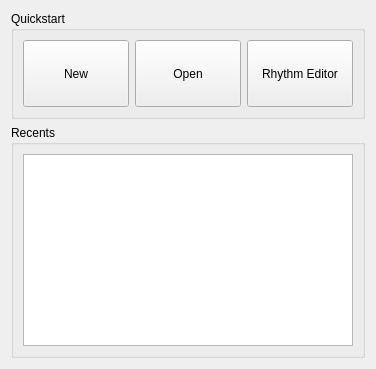
<?xml version="1.0" encoding="UTF-8"?>
<ui version="4.0">
 <class>QuickstartMenu</class>
 <widget class="QWidget" name="QuickstartMenu">
  <property name="windowModality">
   <enum>Qt::ApplicationModal</enum>
  </property>
  <property name="geometry">
   <rect>
    <x>0</x>
    <y>0</y>
    <width>376</width>
    <height>369</height>
   </rect>
  </property>
  <property name="sizePolicy">
   <sizepolicy hsizetype="Fixed" vsizetype="Fixed">
    <horstretch>0</horstretch>
    <verstretch>0</verstretch>
   </sizepolicy>
  </property>
  <property name="windowTitle">
   <string>Form</string>
  </property>
  <layout class="QVBoxLayout" name="verticalLayout">
   <item>
    <widget class="QGroupBox" name="quickstartGroupbox">
     <property name="title">
      <string>Quickstart</string>
     </property>
     <layout class="QHBoxLayout" name="horizontalLayout">
      <item>
       <widget class="QToolButton" name="new_project_button">
        <property name="sizePolicy">
         <sizepolicy hsizetype="MinimumExpanding" vsizetype="MinimumExpanding">
          <horstretch>0</horstretch>
          <verstretch>0</verstretch>
         </sizepolicy>
        </property>
        <property name="text">
         <string>New</string>
        </property>
        <property name="icon">
         <iconset resource="resources.qrc">
          <normaloff>:/general/add</normaloff>:/general/add</iconset>
        </property>
        <property name="iconSize">
         <size>
          <width>64</width>
          <height>64</height>
         </size>
        </property>
        <property name="toolButtonStyle">
         <enum>Qt::ToolButtonTextUnderIcon</enum>
        </property>
       </widget>
      </item>
      <item>
       <widget class="QToolButton" name="open_project_button">
        <property name="sizePolicy">
         <sizepolicy hsizetype="MinimumExpanding" vsizetype="MinimumExpanding">
          <horstretch>0</horstretch>
          <verstretch>0</verstretch>
         </sizepolicy>
        </property>
        <property name="text">
         <string>Open</string>
        </property>
        <property name="icon">
         <iconset resource="resources.qrc">
          <normaloff>:/folder/not_filled</normaloff>:/folder/not_filled</iconset>
        </property>
        <property name="iconSize">
         <size>
          <width>64</width>
          <height>64</height>
         </size>
        </property>
        <property name="toolButtonStyle">
         <enum>Qt::ToolButtonTextUnderIcon</enum>
        </property>
       </widget>
      </item>
      <item>
       <widget class="QToolButton" name="rhythm_editor_button">
        <property name="enabled">
         <bool>true</bool>
        </property>
        <property name="sizePolicy">
         <sizepolicy hsizetype="MinimumExpanding" vsizetype="MinimumExpanding">
          <horstretch>0</horstretch>
          <verstretch>0</verstretch>
         </sizepolicy>
        </property>
        <property name="text">
         <string>Rhythm Editor</string>
        </property>
        <property name="icon">
         <iconset resource="resources.qrc">
          <normaloff>:/table_edit/not_filled</normaloff>:/table_edit/not_filled</iconset>
        </property>
        <property name="iconSize">
         <size>
          <width>64</width>
          <height>64</height>
         </size>
        </property>
        <property name="toolButtonStyle">
         <enum>Qt::ToolButtonTextUnderIcon</enum>
        </property>
       </widget>
      </item>
     </layout>
    </widget>
   </item>
   <item>
    <widget class="QGroupBox" name="recentsGroupbox">
     <property name="title">
      <string>Recents</string>
     </property>
     <layout class="QGridLayout" name="gridLayout">
      <item row="0" column="0">
       <widget class="QListWidget" name="recents_list_widget"/>
      </item>
     </layout>
    </widget>
   </item>
  </layout>
 </widget>
 <resources>
  <include location="resources.qrc"/>
 </resources>
 <connections/>
</ui>
